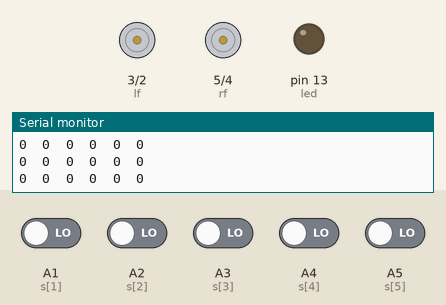
The sketch below on a simulated Arduino Uno, built with avr-gcc and run on an emulated ATmega328P. On the bench: motor-driver pin pairs drawn as motors (green arrow = first pin HIGH = forward, orange = second pin HIGH = backward, longer = more drive), output pins drawn as LEDs (lit = HIGH), the last lines printed to the serial monitor. Inputs (shaded band) come from the test bench; at power-on: A1 (s[1]), A2 (s[2]), A3 (s[3]), A4 (s[4]), A5 (s[5]) LOW.

Above: at 2.2 s.
2.3 s: A1 (s[1]) driven HIGH
At 2.48 s:
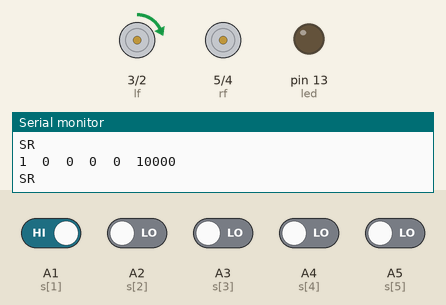
4.1 s: A2 (s[2]) driven HIGH
At 5.1 s:
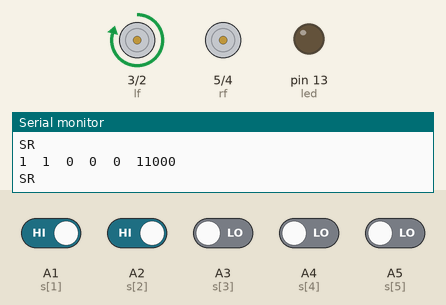
5.9 s: A4 (s[4]) driven HIGH
8.9 s: A5 (s[5]) driven HIGH
At 9.75 s:
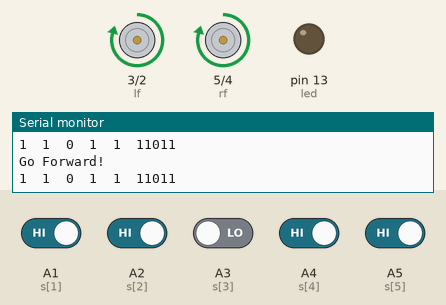
11.9 s: A2 (s[2]) driven LOW
At 12.09 s:
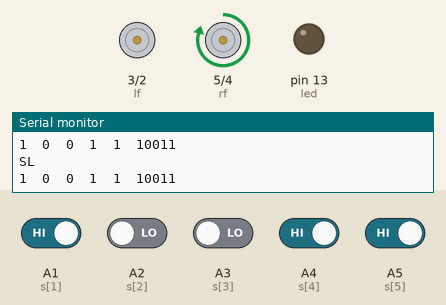
14.9 s: A3 (s[3]) driven HIGH
Timing chart, 0 to 17.7 s (numbered marks = the images above; inputs shaded):
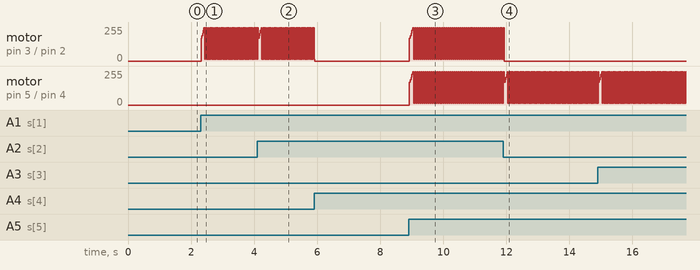

Measured:
- after the input at 2.3 s, motor on pin 3 (lf) / pin 2 (lb): ramps from forward 14/255 to forward 250/255 and jumps back, once every 0.04 s
- after the input at 8.9 s, motor on pin 3 (lf) / pin 2 (lb), motor on pin 5 (rf) / pin 4 (rb): ramps from forward 14/255 to forward 250/255 and jumps back, once every 0.06 s

The sketch:

opamp_sensor_line_follower_speed.ino
```cpp
int lf = 3;
int lb = 2;
int rf = 5;
int rb = 4;
int led = 13;
int cpeed=200;
int bcpeed=170;
int lspeed=0;
int i;
int state=0;
int flag=0;
int stateStop=0;
int s[6]={A0,A1,A2,A3,A4,A5};
int s1[6], v[6];
long int sum,ps=0,ts=0;
void setup() {
  pinMode(lf, OUTPUT);
  pinMode(lb, OUTPUT);
  pinMode(rf, OUTPUT);
  pinMode(rb, OUTPUT);
  pinMode(led, OUTPUT);
  for(int i=0;i<6;i++)
  pinMode(s[i], INPUT);
  Serial.begin(9600);
delay(1000);
}

void loop() {
  sum=0;
  for(int i=1;i<6;i++)
  {
    s1[i]=digitalRead(s[i]);
    if (s1[i]==HIGH)
    v[i]=1;
    else
    v[i]=0;
    sum=sum*10+v[i];
    Serial.print(v[i]);
    Serial.print("\t");
  }
  Serial.print(sum);
 Serial.println();

drive:
 if(sum==ts)
  {
    if(cpeed <255)
   cpeed = cpeed +20;
    else
    cpeed =250;
  }
  else
  cpeed =bcpeed;
if(sum==00000)
mway('s');
else if(sum==11011)
mway('f');
else if((sum==10011)||(sum==10111))
mway('l');
else if((sum==111)||(sum==1111))
mway('l');
else if((sum==11)||(sum==11))
mway('l');
else if((sum==11001)||(sum==11101))
mway('r');
else if((sum==11100)||(sum==11110))
mway('r');
else if((sum==11000)||(sum==10000))
mway('r');


else if((sum==11111)||(sum==11000)||(sum==10001)||(sum==10000)||(sum==00011)||(sum==00001))
{sum=ts;
goto drive;
}
else
mway('s');
 if(ts!=sum)
   ts=sum;

}
void mway(int state)
{

if (state == 'f') {
        analogWrite(lf, cpeed);
        digitalWrite(lb, LOW);
        analogWrite(rf, cpeed);
        digitalWrite(rb, LOW);
          Serial.println("Go Forward!");
    }
    else if (state == 'l') {
        analogWrite(lf, lspeed);
        digitalWrite(lb, LOW);
        analogWrite(rf, cpeed);
        digitalWrite(rb, LOW);
          Serial.println("SL");
    }
    else if (state == 'L') {
        analogWrite(lf, lspeed);
        digitalWrite(lb, HIGH);
        analogWrite(rf, cpeed);
        digitalWrite(rb, LOW);
          Serial.println("HL");
    }
        else if (state == 'm') {
        analogWrite(lf, lspeed);
        digitalWrite(lb, HIGH);
        analogWrite(rf, lspeed);
        digitalWrite(rb, LOW);
          Serial.println("BL");
     }
    else if (state == 'b') {
        analogWrite(lf, lspeed);
        digitalWrite(lb, HIGH);
        analogWrite(rf, lspeed);
        digitalWrite(rb, HIGH);
          Serial.println("BACK");
    }
    else if (state == 'r') {
        analogWrite(lf, cpeed);
        digitalWrite(lb, LOW);
        analogWrite(rf, lspeed);
        digitalWrite(rb, LOW);
          Serial.println("SR");
    }
    else if (state == 'R') {
        analogWrite(lf, cpeed);
        digitalWrite(lb, LOW);
        analogWrite(rf, lspeed);
        digitalWrite(rb, HIGH);
          Serial.println("HR");
    }
    else if (state == 'q') {
        analogWrite(lf, lspeed);
        digitalWrite(lb, LOW);
        analogWrite(rf, lspeed);
        digitalWrite(rb, HIGH);
          Serial.println("BR");
    }

    else if (state == 's') {
        analogWrite(lf, lspeed);
        digitalWrite(lb, LOW);
        analogWrite(rf, lspeed);
        digitalWrite(rb, LOW);
        digitalWrite(led, LOW);
        if(flag == 0){
          Serial.println("STOP!");
          flag=1;
        }
        stateStop=0;
    }
}
```
